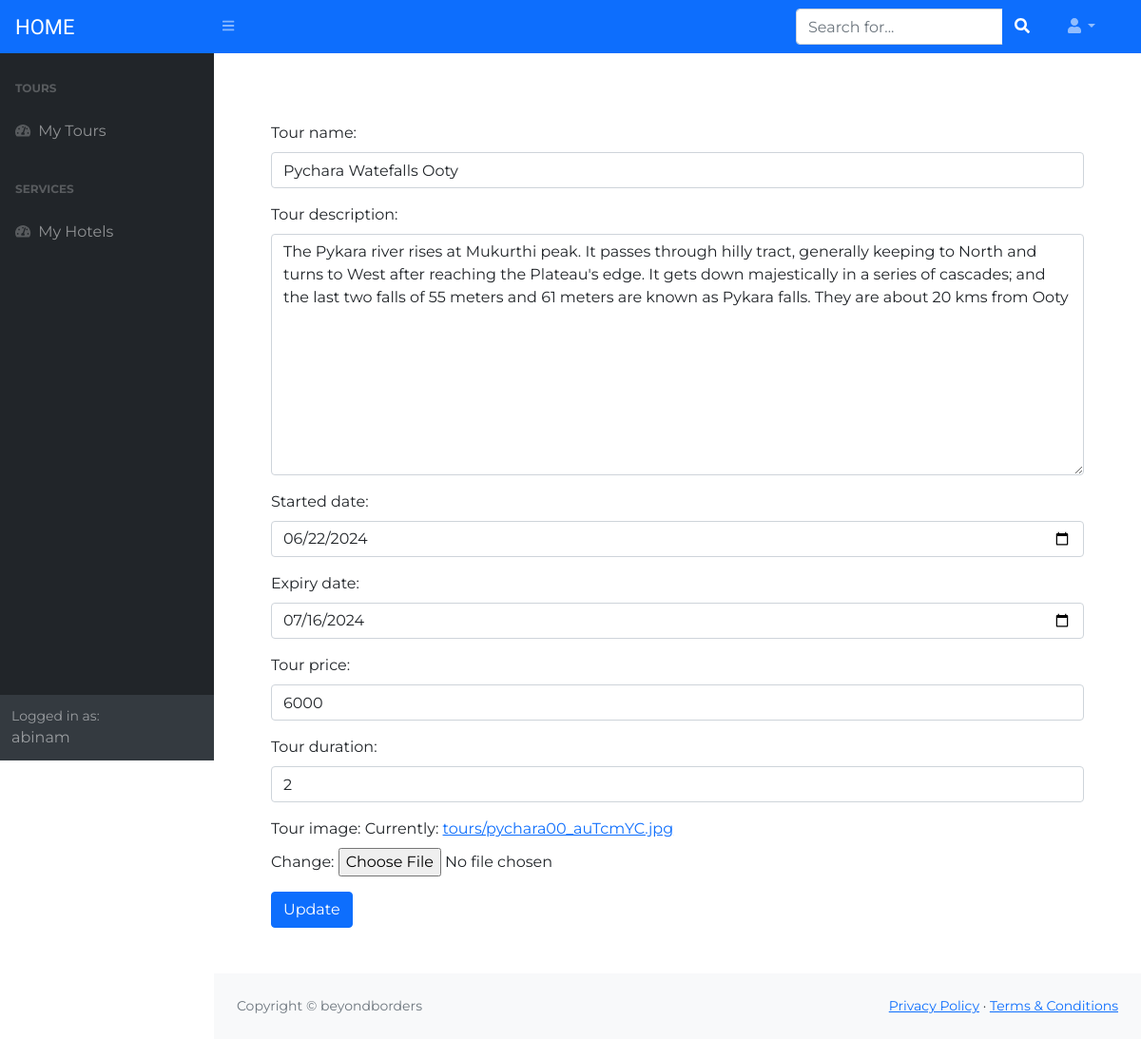
Screenshot of /tour/1/edit (signed in) with the database file from the repository.
### web_tech_django/apps/blog/models.py (models this page shows, shortened)
class Tour(models.Model):
    name = models.CharField('Tour name', max_length=60)
    description = models.TextField('Tour description')
    started = models.DateTimeField('Started date')
    expiry = models.DateField('Expiry date', null=True)
    duration = models.IntegerField('Tour duration')
    price = models.IntegerField('Tour price')
    image = models.ImageField('Tour image', upload_to='tours/')
    approved = models.BooleanField('Approved', default=False)

### web_tech_django/apps/blog/views.py (the view)
# urls.py: path('tour/<id>/edit', views.tour_edit, name='tour_edit'),
@login_required(login_url='blog:login')
def tour_edit(request, id):
    tour = Tour.objects.get(id=id)
    form = TourForm(instance=tour)
    if request.method == 'POST':
        form = TourForm(request.POST, request.FILES, instance=tour)
        if form.is_valid():
            form.save()
            messages.info(request, "The tour updated successfully!")
            return HttpResponseRedirect("/tours_list")
    return render(request, 'blog/../../templates/admin/tour_edit.html', {'form': form})

### web_tech_django/apps/blog/forms.py
class TourForm(ModelForm):
    class Meta:
        model = Tour
        fields = [('name'),('description'),('started'),('expiry'),('price'),('duration'),('image')]
        widgets = {
            "name": TextInput(attrs={
                'class': 'form-control', 'placeholder': 'Enter the name'
            }),
            "description": Textarea(attrs={
                'class': 'form-control', 'placeholder': 'Enter the description'
            }),
            "started": DateInput(attrs={
                'class': 'form-control', 'placeholder': 'Enter started date', 'type': 'date'
            }),
            "expiry": DateInput(attrs={
                'class': 'form-control', 'placeholder': 'Enter Expiry Date', 'type': 'date'
            }),
            "price": NumberInput(attrs={
                'class': 'form-control', 'placeholder': 'Enter price of the tour'
            }),
            "duration": NumberInput(attrs={
                'class': 'form-control', 'placeholder': 'Enter duration'
            }),
        }

### web_tech_django/templates/admin/tour_edit.html (shortened to what this page needs)
{% extends 'admin/base_admin.html' %}
{% block content %}
<div class="container">
    <form method="POST" enctype="multipart/form-data">
        {{ form.as_p }}
        <input type="submit" class="btn btn-primary" value="Update">
    </form>
</div>
{% endblock %}

### web_tech_django/templates/admin/base_admin.html (shortened to what this page needs)
{% load static %}
<!DOCTYPE html>
<html lang="en">
    <head>
        <link rel="stylesheet" href="https://maxcdn.bootstrapcdn.com/bootstrap/4.5.2/css/bootstrap.min.css">
        <link href="https://cdn.jsdelivr.net/npm/simple-datatables@latest/dist/style.css" rel="stylesheet" />
        <link href="../../static/adminpanel/css/styles.css" rel="stylesheet" />
        <link rel="stylesheet" href="{% static 'blog/css/admin.css' %}" />
    </head>
    <body class="sb-nav-fixed">
        <nav class="sb-topnav navbar navbar-expand navbar-dark bg-primary">
            <a class="navbar-brand ps-3 logo" href="{% url 'blog:index' %}"> HOME </a>
            <button class="btn btn-link btn-sm order-1 order-lg-0 me-4 me-lg-0" id="sidebarToggle" href="#!"><i class="fas fa-bars"></i></button>
            <form class="d-none d-md-inline-block form-inline ms-auto me-0 me-md-3 my-2 my-md-0">
                <div class="input-group">
                    <input class="form-control" type="text" placeholder="Search for..." aria-label="Search for..." aria-describedby="btnNavbarSearch" />
                    <button class="btn btn-primary" id="btnNavbarSearch" type="button"><i class="fas fa-search"></i></button>
                </div>
            </form>
            <ul class="navbar-nav ms-auto ms-md-0 me-3 me-lg-4">
                <li class="nav-item dropdown">
                    <a class="nav-link dropdown-toggle" id="navbarDropdown" href="#" role="button" data-bs-toggle="dropdown" aria-expanded="false"><i class="fas fa-user fa-fw"></i></a>
                </li>
            </ul>
        </nav>
        <div id="layoutSidenav">
            <div id="layoutSidenav_nav">
                <nav class="sb-sidenav accordion sb-sidenav-dark" id="sidenavAccordion">
                    <div class="sb-sidenav-menu">
                        <div class="nav">
                            {% if user is not None and user.is_staff%}
                                <div class="sb-sidenav-menu-heading">Tour</div>
                                <a class="nav-link" href="{% url 'blog:tours_list' %}">
                                    <div class="sb-nav-link-icon"><i class="fas fa-tachometer-alt"></i></div>
                                    Tours
                                </a>
                                <a class="nav-link" href="{% url 'blog:add_tour' %}">
                                    <div class="sb-nav-link-icon"><i class="fas fa-tachometer-alt"></i></div>
                                    Add Tour
                                </a>
                                <div class="sb-sidenav-menu-heading">Other</div>
                                <a class="nav-link" href="{% url 'blog:users_list' %}">
                                    <div class="sb-nav-link-icon"><i class="fas fa-tachometer-alt"></i></div>
                                    Users
                                </a>
                                <a class="nav-link" href="{% url 'blog:users_list' %}">
                                    <div class="sb-nav-link-icon"><i class="fas fa-tachometer-alt"></i></div>
                                    Hotel Checkout
                                </a>
                                <div class="sb-sidenav-menu-heading">Hotel</div>
                                <a class="nav-link" href="{% url 'blog:hotels_list' %}">
                                    <div class="sb-nav-link-icon"><i class="fas fa-tachometer-alt"></i></div>
                                    Hotels
                                </a>
                                <a class="nav-link" href="{% url 'blog:hotel_add' %}">
                                    <div class="sb-nav-link-icon"><i class="fas fa-tachometer-alt"></i></div>
                                    Add Hotel
                                </a>
                            {% else %}
                                <div class="sb-sidenav-menu-heading">Tours</div>
                                <a class="nav-link" href="{% url 'blog:order' %}">
                                        <div class="sb-nav-link-icon"><i class="fas fa-tachometer-alt"></i></div>
                                        My Tours
                                </a>
                                <div class="sb-sidenav-menu-heading">Services</div>
                                <a class="nav-link" href="{% url 'blog:myHotelOrders' %}">
                                        <div class="sb-nav-link-icon"><i class="fas fa-tachometer-alt"></i></div>
                                        My Hotels
                                </a>
                            {% endif %}
                        </div>
                    </div>
                    <div class="sb-sidenav-footer">
                        <div class="small">Logged in as:</div>
                        {% if user.is_staff %}
                            VENDOR
                        {% else %}
                            {{ user }}
                        {% endif %}
                    </div>
                </nav>
            </div>
            <div id="layoutSidenav_content">
                <main>
                    <div class="container p-5">
                                        {% block content %}{% endblock %}
                    </div>
                </main>
                <footer class="py-4 bg-light mt-auto">
                    <div class="container-fluid px-4">
                        <div class="d-flex align-items-center justify-content-between small">
                            <div class="text-muted">Copyright &copy; beyondborders</div>
                            <div>
                                <a href="#">Privacy Policy</a>
                                &middot;
                                <a href="#">Terms &amp; Conditions</a>
                            </div>
                        </div>
                    </div>
                </footer>
            </div>
        </div>
    </body>
</html>

### web_tech_django/static/blog/css/admin.css (style rules this page uses)
body { background-color: #fff; font-family: 'Montserrat', sans-serif; font-size: 16px; -webkit-transition: 0.5s; -o-transition: 0.5s; transition: 0.5s; }
.logo { font-family: "Josefin Sans"; font-size: 22px; }

### rows the page displays
Tour: name "Pychara Watefalls Ooty", description "The Pykara river rises at Mukurthi peak. It passes through hilly tract, generally keeping to North and turns to West after reaching the Plateau's edge. It gets down majestically in a series of cascades; and the last two falls of 55 meters and 61 meters are known as Pykara falls. They are about 20 kms from Ooty", started "06/22/2024", expiry "07/16/2024", price "6000", duration "2"

### other values shown
{{ user }} "abinam"
